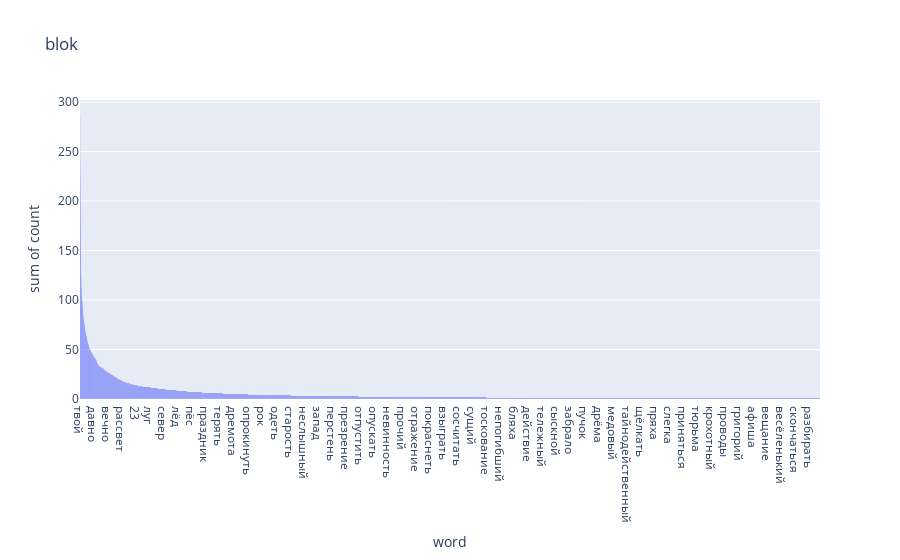
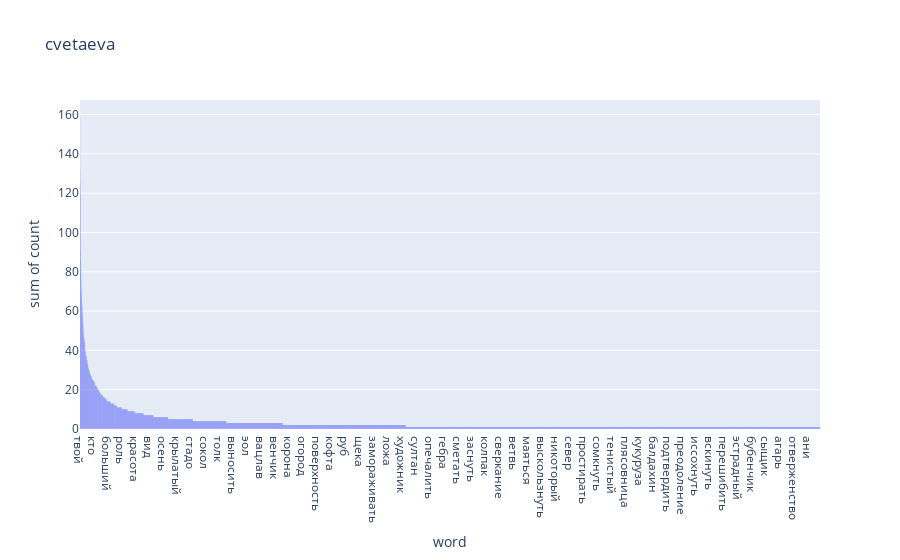
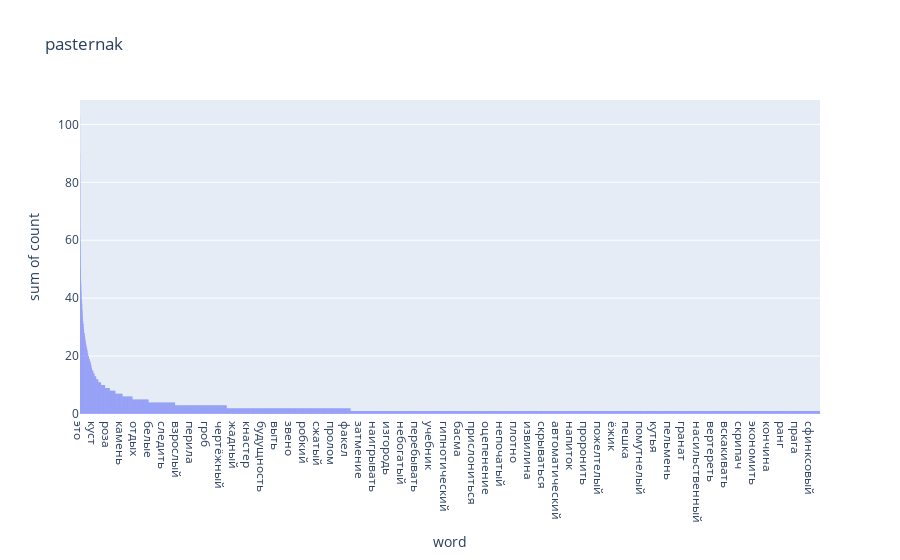

The notebook cell saved with these charts, in order:
### Code cell
blok.show()
cvetaeva.show()
pasternak.show()

### Figure 1 — Plotly figure (JSON) as saved in the notebook; plotly's stock layout.template omitted (floating-point values rounded to 4 significant figures; data arrays with more than 128 entries replaced by an {"elided": "..."} marker saying what was removed)
{"data": [{"bingroup": "x", "histfunc": "sum", "hovertemplate": "word=%{x}<br>sum of count=%{y}<extra></extra>", "legendgroup": "", "marker": {"color": "#636efa", "pattern": {"shape": ""}}, "name": "", "orientation": "v", "showlegend": false, "type": "histogram", "x": {"elided": "6905 str values"}, "xaxis": "x", "y": {"elided": "6905 int values"}, "yaxis": "y"}], "layout": {"barmode": "relative", "legend": {"tracegroupgap": 0}, "title": {"text": "blok"}, "xaxis": {"anchor": "y", "domain": [0, 1], "title": {"text": "word"}}, "yaxis": {"anchor": "x", "domain": [0, 1], "title": {"text": "sum of count"}}}}

### Figure 2 — Plotly figure (JSON) as saved in the notebook; plotly's stock layout.template omitted (floating-point values rounded to 4 significant figures; data arrays with more than 128 entries replaced by an {"elided": "..."} marker saying what was removed)
{"data": [{"bingroup": "x", "histfunc": "sum", "hovertemplate": "word=%{x}<br>sum of count=%{y}<extra></extra>", "legendgroup": "", "marker": {"color": "#636efa", "pattern": {"shape": ""}}, "name": "", "orientation": "v", "showlegend": false, "type": "histogram", "x": {"elided": "6702 str values"}, "xaxis": "x", "y": {"elided": "6702 int values"}, "yaxis": "y"}], "layout": {"barmode": "relative", "legend": {"tracegroupgap": 0}, "title": {"text": "cvetaeva"}, "xaxis": {"anchor": "y", "domain": [0, 1], "title": {"text": "word"}}, "yaxis": {"anchor": "x", "domain": [0, 1], "title": {"text": "sum of count"}}}}

### Figure 3 — Plotly figure (JSON) as saved in the notebook; plotly's stock layout.template omitted (floating-point values rounded to 4 significant figures; data arrays with more than 128 entries replaced by an {"elided": "..."} marker saying what was removed)
{"data": [{"bingroup": "x", "histfunc": "sum", "hovertemplate": "word=%{x}<br>sum of count=%{y}<extra></extra>", "legendgroup": "", "marker": {"color": "#636efa", "pattern": {"shape": ""}}, "name": "", "orientation": "v", "showlegend": false, "type": "histogram", "x": {"elided": "8739 str values"}, "xaxis": "x", "y": {"elided": "8739 int values"}, "yaxis": "y"}], "layout": {"barmode": "relative", "legend": {"tracegroupgap": 0}, "title": {"text": "pasternak"}, "xaxis": {"anchor": "y", "domain": [0, 1], "title": {"text": "word"}}, "yaxis": {"anchor": "x", "domain": [0, 1], "title": {"text": "sum of count"}}}}
